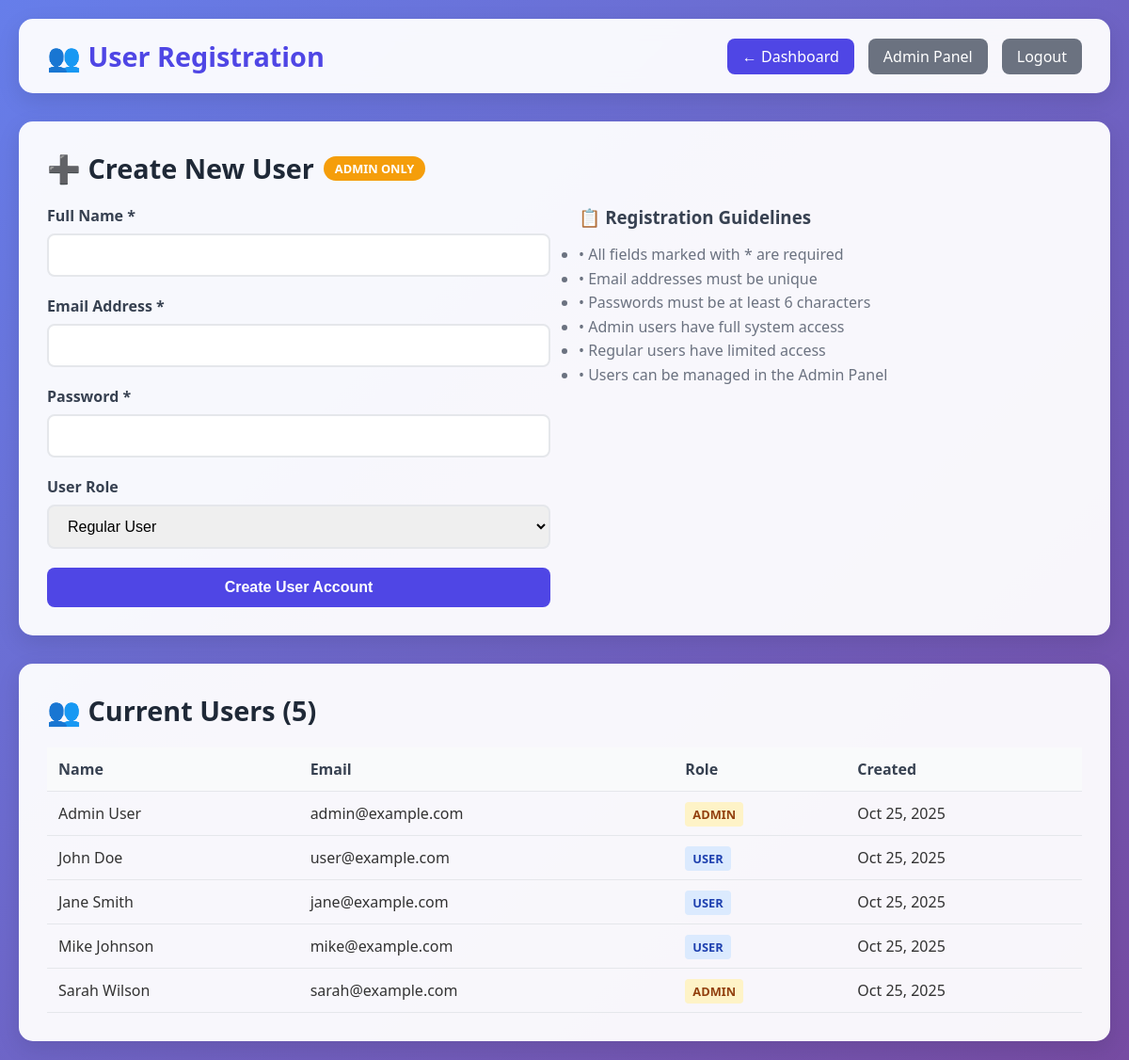
/register.php (signed in), run on the app's committed database.
### tables this page shows
CREATE TABLE IF NOT EXISTS users (
    id INT AUTO_INCREMENT PRIMARY KEY,
    name VARCHAR(100) NOT NULL,
    email VARCHAR(150) UNIQUE NOT NULL,
    password VARCHAR(255) NOT NULL,
    role ENUM('admin', 'user') DEFAULT 'user',
    created_at TIMESTAMP DEFAULT CURRENT_TIMESTAMP,
    updated_at TIMESTAMP DEFAULT CURRENT_TIMESTAMP ON UPDATE CURRENT_TIMESTAMP
);

### register.php (the view, shortened to what this page needs)
<?php
try {
    $pdo = getDbConnection();
    $stmt = $pdo->query("SELECT id, name, email, role, created_at FROM users ORDER BY created_at DESC");
    $users = $stmt->fetchAll();
} catch (PDOException $e) {
    $users = [];
}
?>
<!DOCTYPE html>
<html lang="en">
<head>
</head>
<body>
    <div class="container">
        <header class="header">
            <div class="logo">👥 User Registration</div>
            <div class="nav-links">
                <a href="product-dashboard.php" class="nav-link">← Dashboard</a>
                <a href="admin-panel.php" class="nav-link secondary">Admin Panel</a>
                <a href="logout.php" class="nav-link secondary">Logout</a>
            </div>
        </header>
        <section class="form-section">
            <h1 class="section-title">
                ➕ Create New User
                <span class="admin-badge">Admin Only</span>
            </h1>
            <div class="form-grid">
                <div>
                    <form method="POST">
                        <div class="form-group">
                            <label for="name" class="form-label">Full Name *</label>
                            <input type="text" id="name" name="name" class="form-input"
                                   value="<?php echo htmlspecialchars($name ?? ''); ?>" required>
                        </div>
                        <div class="form-group">
                            <label for="email" class="form-label">Email Address *</label>
                            <input type="email" id="email" name="email" class="form-input"
                                   value="<?php echo htmlspecialchars($email ?? ''); ?>" required>
                        </div>
                        <div class="form-group">
                            <label for="password" class="form-label">Password *</label>
                            <input type="password" id="password" name="password" class="form-input"
                                   minlength="6" required>
                        </div>
                        <div class="form-group">
                            <label for="role" class="form-label">User Role</label>
                            <select id="role" name="role" class="form-select">
                                <option value="user" <?php echo (($role ?? 'user') === 'user') ? 'selected' : ''; ?>>Regular User</option>
                            </select>
                        </div>
                        <button type="submit" class="form-button">Create User Account</button>
                    </form>
                </div>
                <div>
                    <h3 style="color: #374151; margin-bottom: 15px;">📋 Registration Guidelines</h3>
                    <ul style="color: #6b7280; line-height: 1.6;">
                        <li>• All fields marked with * are required</li>
                        <li>• Email addresses must be unique</li>
                        <li>• Passwords must be at least 6 characters</li>
                        <li>• Admin users have full system access</li>
                        <li>• Regular users have limited access</li>
                        <li>• Users can be managed in the Admin Panel</li>
                    </ul>
                </div>
            </div>
        </section>
        <section class="users-section">
            <h2 class="section-title">👥 Current Users (<?php echo count($users); ?>)</h2>
            <?php if (count($users) > 0): ?>
                <table class="users-table">
                    <thead>
                        <tr>
                            <th>Name</th>
                            <th>Email</th>
                            <th>Role</th>
                            <th>Created</th>
                        </tr>
                    </thead>
                    <tbody>
                        <?php foreach ($users as $user): ?>
                            <tr>
                                <td><?php echo htmlspecialchars($user['name']); ?></td>
                                <td><?php echo htmlspecialchars($user['email']); ?></td>
                                <td>
                                    <span class="role-badge role-<?php echo $user['role']; ?>">
                                        <?php echo ucfirst($user['role']); ?>
                                    </span>
                                </td>
                                <td><?php echo date('M j, Y', strtotime($user['created_at'])); ?></td>
                            </tr>
                        <?php endforeach; ?>
                    </tbody>
                </table>
            <?php else: ?>
                <p style="color: #6b7280; text-align: center; padding: 20px;">No users found.</p>
            <?php endif; ?>
        </section>
    </div>
</body>
</html>

### register.php (style rules this page uses)
* { margin: 0; padding: 0; box-sizing: border-box; }
body { font-family: 'Segoe UI', Tahoma, Geneva, Verdana, sans-serif; background: linear-gradient(135deg, #667eea 0%, #764ba2 100%); min-height: 100vh; color: #333; }
.container { max-width: 1200px; margin: 0 auto; padding: 20px; }
.header { background: rgba(255, 255, 255, 0.95); backdrop-filter: blur(10px); border-radius: 15px; padding: 20px 30px; margin-bottom: 30px; box-shadow: 0 8px 25px rgba(0, 0, 0, 0.1); display: flex; justify-content: space-between; align-items: center; }
.logo { font-size: 1.8rem; font-weight: 700; color: #4f46e5; }
.nav-links { display: flex; gap: 15px; }
.nav-link { background: #4f46e5; color: white; padding: 8px 16px; border-radius: 8px; text-decoration: none; font-weight: 500; transition: background 0.3s ease; }
.nav-link.secondary { background: #6b7280; }
.form-section { background: rgba(255, 255, 255, 0.95); border-radius: 15px; padding: 30px; margin-bottom: 30px; box-shadow: 0 8px 25px rgba(0, 0, 0, 0.1); }
.section-title { font-size: 1.8rem; font-weight: 600; color: #1f2937; margin-bottom: 20px; display: flex; align-items: center; gap: 10px; }
.admin-badge { background: #f59e0b; color: white; padding: 4px 12px; border-radius: 20px; font-size: 0.8rem; font-weight: 600; text-transform: uppercase; }
.form-grid { display: grid; grid-template-columns: 1fr 1fr; gap: 30px; }
.form-group { margin-bottom: 20px; }
.form-label { display: block; margin-bottom: 8px; font-weight: 600; color: #374151; }
.form-input, .form-select { width: 100%; padding: 12px 16px; border: 2px solid #e5e7eb; border-radius: 8px; font-size: 1rem; transition: border-color 0.3s ease; }
.form-button { background: #4f46e5; color: white; padding: 12px 24px; border: none; border-radius: 8px; font-size: 1rem; font-weight: 600; cursor: pointer; transition: background 0.3s ease; width: 100%; }
.users-section { background: rgba(255, 255, 255, 0.95); border-radius: 15px; padding: 30px; box-shadow: 0 8px 25px rgba(0, 0, 0, 0.1); }
.users-table { width: 100%; border-collapse: collapse; margin-top: 20px; }
.users-table th, .users-table td { padding: 12px; text-align: left; border-bottom: 1px solid #e5e7eb; }
.users-table th { background: #f9fafb; font-weight: 600; color: #374151; }
.role-badge { padding: 4px 8px; border-radius: 4px; font-size: 0.8rem; font-weight: 600; text-transform: uppercase; }
.role-admin { background: #fef3c7; color: #92400e; }
.role-user { background: #dbeafe; color: #1e40af; }

### data on the page
users: name "Admin User", email "admin@example.com", role "ADMIN", created_at "Oct 25, 2025"
users: name "John Doe", email "user@example.com", role "USER", created_at "Oct 25, 2025"
users: name "Jane Smith", email "jane@example.com", role "USER", created_at "Oct 25, 2025"
users: name "Mike Johnson", email "mike@example.com", role "USER", created_at "Oct 25, 2025"
users: name "Sarah Wilson", email "sarah@example.com", role "ADMIN", created_at "Oct 25, 2025"

### other printed values
count($users) "5"
